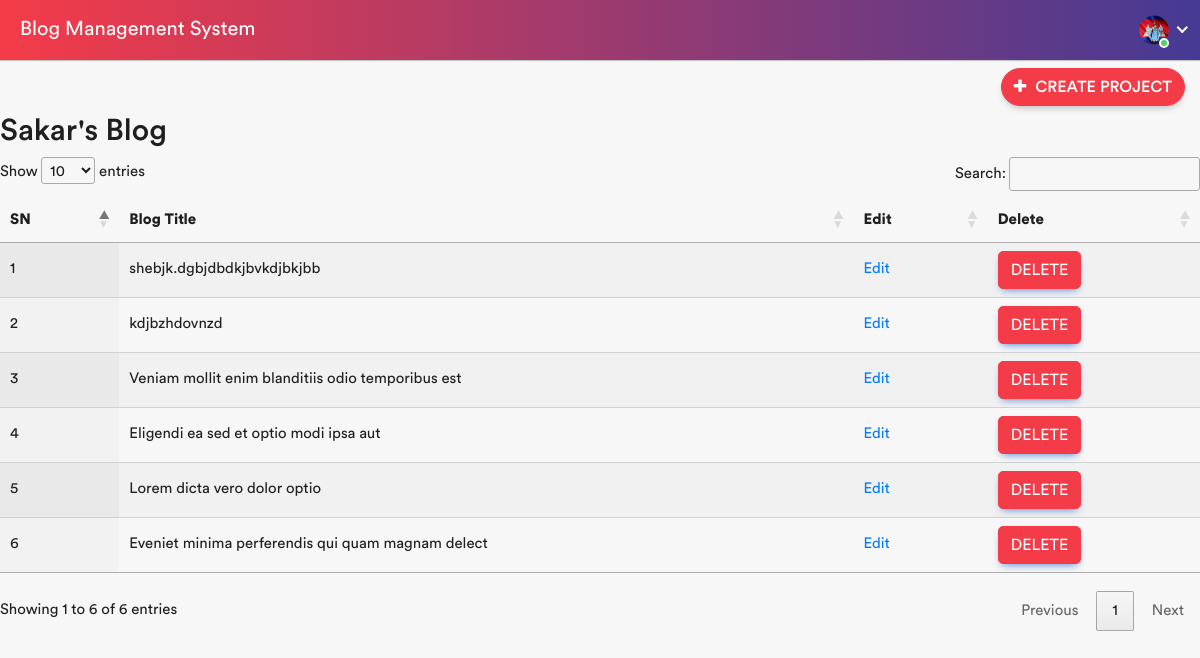
/userblog/ (signed in), run on the app's committed database.
### blogapp/models.py (models this page shows, shortened)
class Blogmodels(models.Model):
    blog_title = models.CharField(max_length=50, unique=True )
    blog_description = RichTextUploadingField()
    user = models.ForeignKey(User, on_delete=models.CASCADE, default=None, null=True)
    created_at = models.DateTimeField(auto_now_add=True)
    image = models.ImageField(upload_to='blog_images', blank=True, null=True)
    slug = AutoSlugField(populate_from="blog_title", unique=True , null= True, default=None)

### blogapp/views.py (the view, shortened to what this page needs)
# urls.py: path("userblog/", Userblog.as_view(), name="userblog"),
class Userblog(LoginRequiredMixin, View):
    def get(self, request):
        form = Blogform(request.POST)
        user = Blogmodels.objects.filter(user=request.user.id)
        return render(request, "base/userblog.html", {"form": form, "user": user})

### blogapp/forms.py
class Blogform(forms.ModelForm):
      class Meta:
        model = Blogmodels
        fields = ["blog_title", "blog_description", "image"]

### blogapp/templates/base/userblog.html (shortened to what this page needs)
{% extends 'base/base.html' %}
{% block content %}
{% load widget_tweaks %}
{% if request.user.is_authenticated %}
<div class="col-auto float-right ml-auto">
    <a type="action" href="{% url 'create' %}" class="btn add-btn"><i class="fa fa-plus"></i> Create Project</a>
</div>
{% endif %}
<br><br>
<div class="grid gap-3">
    <h2>{{request.user.first_name}}'s Blog</h2>
    <table id="myTable" class="display">
        <thead>
            <tr>
                <th>SN</th>
                <th>Blog Title</th>
                <th>Edit</th>
                <th>Delete</th>
            </tr>
        </thead>
        {% for id in user %}
        <tr>
            <td>{{ forloop.counter }}</td>
            <td>{{id.blog_title }} </td>
            <td><a href="{% url 'edit' id.id  %}"> Edit</a></td>
            <td><button type="button" class="btn btn-primary" href="{% url 'delete' id.id %}" data-toggle="modal"
                    data-target="#exampleModal{{id.id}}">
                    Delete
                </button></td>
            {% endfor %}
        </tr>
    </table>
</div>
</div>
{% endblock content %}

### data on the page
Blogmodels: blog_title "shebjk.dgbjdbdkjbvkdjbkjbb"
Blogmodels: blog_title "kdjbzhdovnzd"
Blogmodels: blog_title "Veniam mollit enim blanditiis odio temporibus est"
Blogmodels: blog_title "Eligendi ea sed et optio modi ipsa aut"
Blogmodels: blog_title "Lorem dicta vero dolor optio"
Blogmodels: blog_title "Eveniet minima perferendis qui quam magnam delect"

### other printed values
{{ request.user.first_name }} "Sakar"
